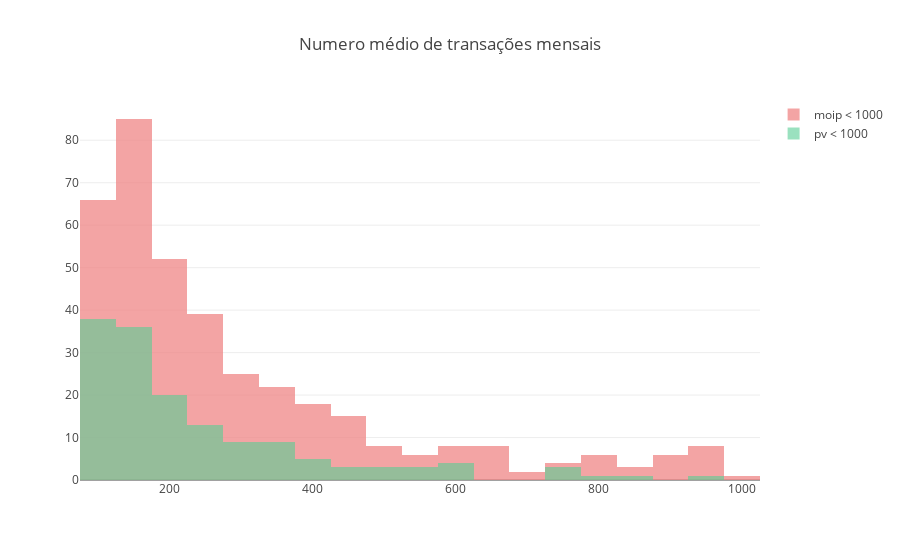

Notebook code for this chart:
### Code cell
d1 = dfm[(dfm['numero_transacoes']>=100) & (dfm['numero_transacoes']<1000)]
trace1 = go.Histogram(
    x = d1['numero_transacoes'],
    marker = dict(color="rgb(240,134,134)"),
    name = "moip < 1000",
    opacity = 0.75
)
d1 = dfp[(dfp['numero_transacoes']>=100) & (dfp['numero_transacoes']<1000)]
trace2 = go.Histogram(
    x = d1['numero_transacoes'],
    marker = dict(color="rgb(88,206,149)"),
    name = "pv < 1000",
    opacity=0.6
)
layout = go.Layout(title="Numero médio de transações mensais", barmode='overlay')
fig = go.Figure(data=[trace1, trace2], layout=layout)
iplot(fig)

### Figure 1 — Plotly figure (JSON) as saved in the notebook; plotly's stock layout.template omitted (floating-point values rounded to 4 significant figures; data arrays with more than 128 entries replaced by an {"elided": "..."} marker saying what was removed)
{"data": [{"marker": {"color": "rgb(240,134,134)"}, "name": "moip < 1000", "opacity": 0.75, "type": "histogram", "uid": "f7e7b4de-2e8b-4e5b-8f45-1d7fd81a2f43", "x": {"elided": "382 float values"}}, {"marker": {"color": "rgb(88,206,149)"}, "name": "pv < 1000", "opacity": 0.6, "type": "histogram", "uid": "d85cfcc9-62f2-4dd0-abce-25216a411e73", "x": {"elided": "149 float values"}}], "layout": {"barmode": "overlay", "title": {"text": "Numero médio de transações mensais"}}}
